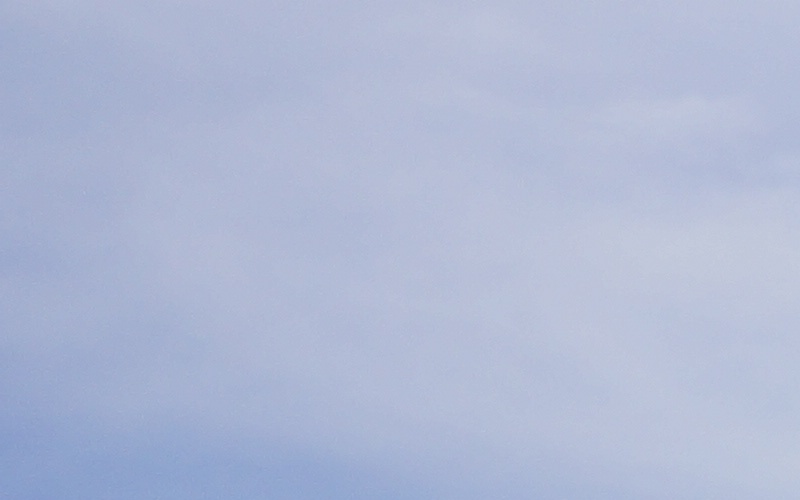
#> input picture Datasets/Dataset Cover Images/1.jpg, 800 x 500 px, found by its file name; its folder holds 4 pictures in this run
$ jupyter execute --allow-errors DCT.ipynb   (shell and % lines are left out)
#> lines starting #> are read from the running program, lines starting #| are printed output that depends on the picture; pictures that were not available may be replaced by others from this repository, and a replacement may not be noted
#> further down, cover_image is the input picture: shape (500, 800, 3); mean B, G, R 213, 185.5, 175.3
[cell 1]
import cv2
import os
import requests
import numpy as np
import math
import itertools
import seaborn as sns
import matplotlib.pyplot as plt

[cell 2]
# Set directory of cover images
cover_dirname = "C:/Users/PC/Masters Files/SteganographyDetection/Datasets/Dataset Cover Images"
# Set working directory
dirname = "C:/Users/PC/Masters Files/SteganographyDetection/Datasets/Dataset DCT"

[cell 3]
# Generate Lorem Ipsum text
def random_message():
    response = requests.get("http://loripsum.net/api/1/headers/plaintext")
    if response.status_code == 200:
        secret_msg = response.text
    else:
        # Default secret message, when requests fail
        secret_msg = "Hello There!"
    secret_msg = secret_msg[:32]
    return secret_msg

[cell 4]
# [-IMPORTED CODE-]
quant = np.array([[16,11,10,16,24,40,51,61],
                  [12,12,14,19,26,58,60,55],
                  [14,13,16,24,40,57,69,56],
                  [14,17,22,29,51,87,80,62],
                  [18,22,37,56,68,109,103,77],
                  [24,35,55,64,81,104,113,92],
                  [49,64,78,87,103,121,120,101],
                  [72,92,95,98,112,100,103,99]])

[cell 5]
# [-IMPORTED CODE-]
message = None
bitMess = None
oriCol = 0
oriRow = 0
numBits = 0

[cell 6]
# [-IMPORTED CODE-]
# [7 lines left out: function toBits, not called in this run]

[cell 7]
# [-IMPORTED CODE-]
def addPadd(img, row, col):
    img = cv2.resize(img,(col+(8-col%8),row+(8-row%8)))
    return img

[cell 8]
# [-IMPORTED CODE-]
"""Helper function to 'stitch' new image back together"""
# [4 lines left out: function chunks, not called in this run]

[cell 9]
# [-IMPORTED CODE-]
#encoding part
# [63 lines left out: function encode_image, not called in this run]

[cell 10]
# [-IMPORTED CODE-]
#decoding part
def decode_image(img):
    row,col = img.shape[:2]
    messSize = None
    messageBits = []
    buff = 0
    #split image into RGB channels
    bImg,gImg,rImg = cv2.split(img)
    #message hid in blue channel so converted to type float32 for dct function
    bImg = np.float32(bImg)
    #break into 8x8 blocks
    imgBlocks = [bImg[j:j+8, i:i+8]-128 for (j,i) in itertools.product(range(0,row,8),
                                                                    range(0,col,8))]
    #blocks run through quantization table
    #quantizedDCT = [dct_Block/ (quant) for dct_Block in dctBlocks]
    quantizedDCT = [img_Block/quant for img_Block in imgBlocks]
    i=0
    #message extracted from LSB of DC coeff
    for quantizedBlock in quantizedDCT:
        DC = quantizedBlock[0][0]
        DC = np.uint8(DC)
        DC = np.unpackbits(DC)
        if DC[7] == 1:
            buff+=(0 & 1) << (7-i)
        elif DC[7] == 0:
            buff+=(1&1) << (7-i)
        i=1+i
        if i == 8:
            messageBits.append(chr(buff))
            buff = 0
            i =0
            if messageBits[-1] == '*' and messSize is None:
                try:
                    messSize = int(''.join(messageBits[:-1]))
                except:
                    pass
        if len(messageBits) - len(str(messSize)) - 1 == messSize:
            return ''.join(messageBits)[len(str(messSize))+1:]
    return ''

#> (a cell that did not finish here is left out)

[cell 12]
# Display the stego image
test_image = cv2.cvtColor(cv2.imread(dirname + "/DCT0.png"), cv2.COLOR_BGR2RGB)
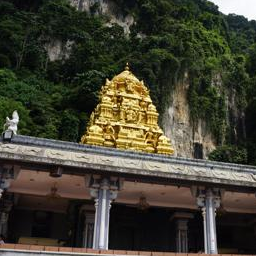
#> input picture Datasets/Dataset Cover Images/17.png, 256 x 256 px, given in place of DCT0.png, which was not available
plt.imshow(test_image)
plt.show()

[cell 13]
stego_image = cv2.imread(dirname + "/DCT0.png", cv2.IMREAD_UNCHANGED)
#> stego_image is the input picture: shape (256, 256, 3); mean B, G, R 50.9, 65.1, 67

[cell 14]
stego_image.shape
#> Out = (256, 256, 3)

[cell 15]
# Attempt to decode the secret message
decoded_message = decode_image(stego_image)
#> in decode_image, `bImg,gImg,rImg = cv2.split(img)`:
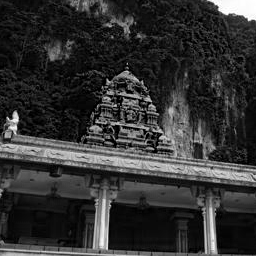
#> bImg: shape (256, 256); min 0, max 255, mean 50.9
#> in decode_image, `bImg,gImg,rImg = cv2.split(img)`:
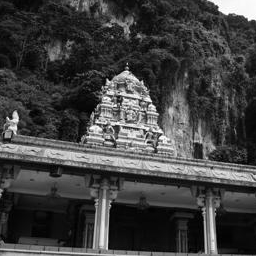
#> gImg: shape (256, 256); min 0, max 255, mean 65.1
#> in decode_image, `bImg,gImg,rImg = cv2.split(img)`:
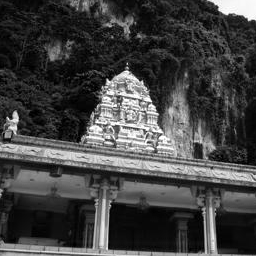
#> rImg: shape (256, 256); min 0, max 255, mean 67
#> in decode_image, `imgBlocks = [bImg[j:j+8, i:i+8]-128 for (j,i) in itertools.product(ran..`: imgBlocks = 1024 items
#> the loop in decode_image, `for quantizedBlock in quantizedDCT:` made 1024 passes
#> DC on passes 1 to 12: [1, 1, 1, 1, 1, 0, 1, 0], [1, 1, 1, 1, 1, 0, 1, 0], [1, 1, 1, 1, 1, 0, 0, 1], [1, 1, 1, 1, 1, 0, 0, 1], [1, 1, 1, 1, 1, 0, 0, 1], [1, 1, 1, 1, 1, 0, 0, 1], [1, 1, 1, 1, 1, 0, 1, 0], [1, 1, 1, 1, 1, 0, 1, 0], [1, 1, 1, 1, 1, 0, 1, 1], [1, 1, 1, 1, 1, 1, 1, 1], [1, 1, 1, 1, 1, 1, 0, 1], [1, 1, 1, 1, 1, 1, 1, 1]
#> after the loop in decode_image, `for quantizedBlock in quantizedDCT:`: buff = 0; messageBits = 128 items
#> decoded_message = ''

[cell 16]
print(decoded_message)
